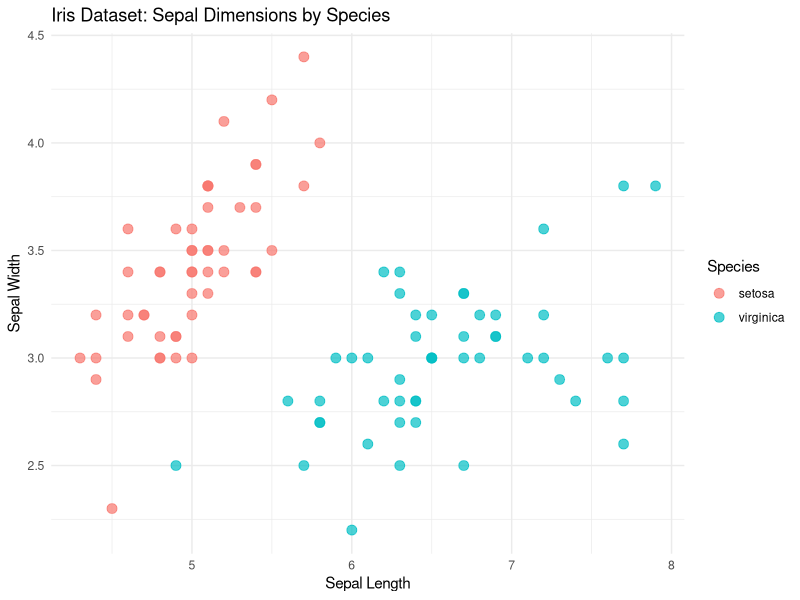
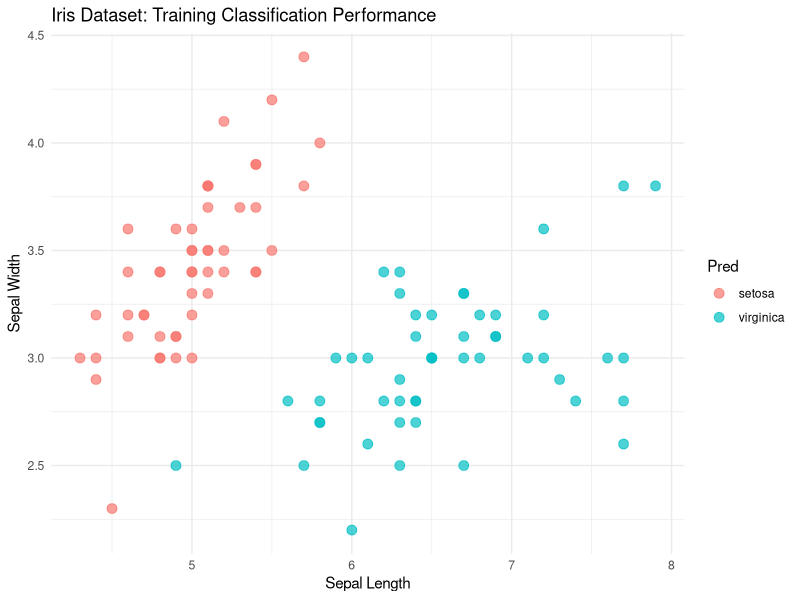
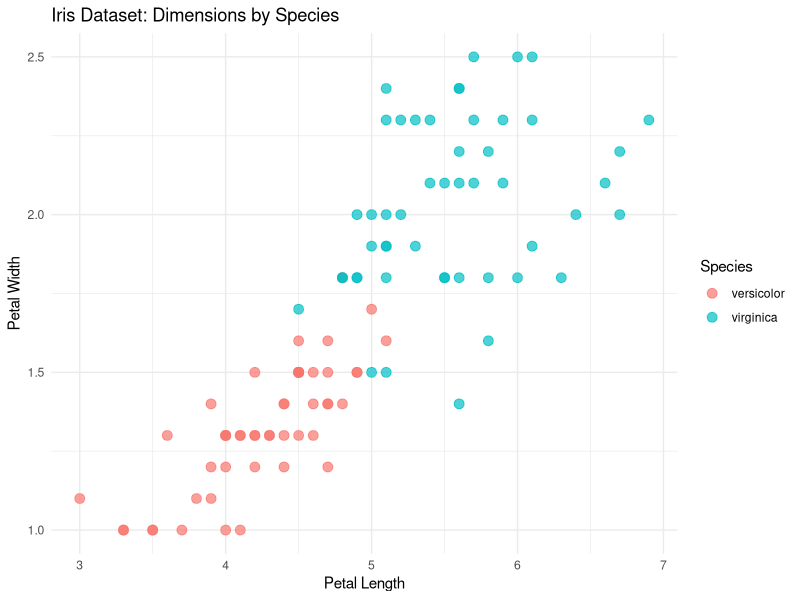

Recreate these plots in R, in order.
library(ggplot2)
library(dplyr)

#Script for modelling iris species based on sepal characteristics
## Iris Dataset Modelling
#The iris dataset is composed of 50 flowers from three different species. 
#Measurements include width and length (centimeters) for petals and sepals of each flower.

#Filtering out versicolor to run a binary example
#focus is on viridis and seratosa species
mini_iris <- iris %>%
  filter(Species != 'versicolor')



### Scatter Plot of Iris dataset with Sepal Length and Width as axes
### Points are colored by their species
ggplot(mini_iris, aes(x = Sepal.Length, y = Sepal.Width, color = Species)) +
  geom_point(size = 3, alpha = 0.7) +  # Add points with some transparency
  theme_minimal() +  # Use a clean theme
  labs(
    title = "Iris Dataset: Sepal Dimensions by Species",
    x = "Sepal Length",
    y = "Sepal Width"
  )


#Objective
#Goal of this analysis is to identify features capable of distinguishing flower species with high accuracy. We achieve this task using the **logistic regression model**, focusing on 1 vs. all comparisons.


#Training logistic regression model
iris.fit <- glm(Species ~ Sepal.Length +  Sepal.Width,
                family = 'binomial',
                data = mini_iris)


#Calculating class predictions
mini_iris$Prob <- predict.glm(iris.fit,
                              mini_iris[,c('Sepal.Length','Sepal.Width')],
                              type = 'response')

#Assigning class labels
mini_iris$Pred <- ifelse(mini_iris$Prob >= 0.5,"virginica", "setosa")

#Comparing to ground truth labels
mini_iris$Result <- mini_iris$Species == mini_iris$Pred


## Visualizing Sepal dimensions by species
ggplot(mini_iris, aes(x = Sepal.Length, y = Sepal.Width, color = Pred)) +
  geom_point(size = 3, alpha = 0.7) +  # Add points with some transparency
  theme_minimal() +  # Use a clean theme
  labs(
    title = "Iris Dataset: Training Classification Performance",
    x = "Sepal Length",
    y = "Sepal Width"
  )


## Repeating analysis between Viridis and versicolor
mini_iris <- iris %>%
  filter(Species != 'setosa')
ggplot(mini_iris, aes(x = Petal.Length, y = Petal.Width, color = Species)) +
  geom_point(size = 3, alpha = 0.7) +  # Add points with some transparency
  theme_minimal() +  # Use a clean theme
  labs(
    title = "Iris Dataset: Dimensions by Species",
    x = "Petal Length",
    y = "Petal Width"
  )

iris.fit <- glm(Species ~ Sepal.Length + Sepal.Width,
                family = 'binomial',
                data = mini_iris)

iris_pred <- predict.glm(iris.fit,
                         mini_iris[,c('Sepal.Length','Sepal.Width')],
                         type = 'response')
table(mini_iris$Species == ifelse(iris_pred >= 0.5, 'virginica','versicolor'))